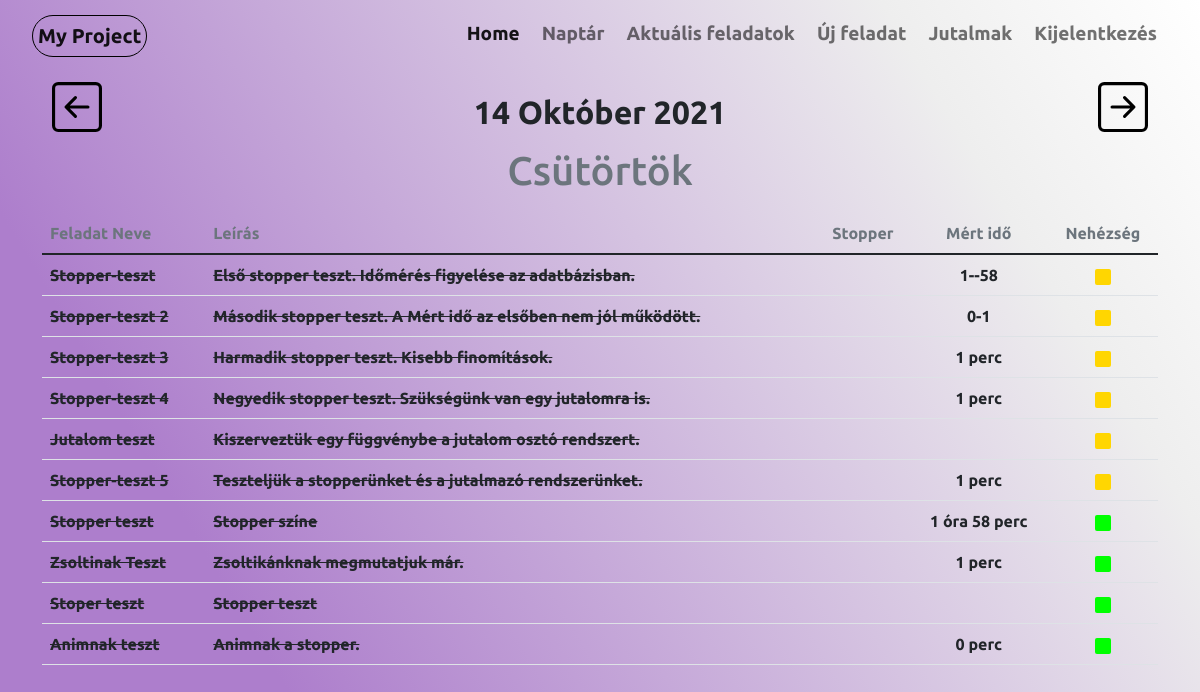
The app's page /day (signed in) with its own data.
### website/models.py (models this page shows, shortened)
class Tasks(db.Model):
    task_id = db.Column(db.Integer,primary_key=True)
    project_id = db.Column(db.Integer, db.ForeignKey('projects.project_id'))
    task_name = db.Column(db.String(60))
    status = db.Column(db.Boolean, default=False)
    task_time = db.Column(db.String(60))
    stoper = db.Column(db.Boolean, default=False)
    mert_ido = db.Column(db.String(60))
    difficulty = db.Column(db.String(60))
    description = db.Column(db.String(250))
    user_id = db.Column(db.Integer, db.ForeignKey('user.id'))

### website/views.py (the view)
@views.route("/day", methods=['GET','POST'])
@login_required
def day_view():
    with open('date.txt','r') as f:
        d = f.read().split('/')
        year = d[0]
        month = d[1]
        day = d[2]
        f.close()
    value= day1(int(year), int(month), int(day))
    print(value)
    user_task = db.session.query(Tasks).filter(Tasks.task_time == f"{year}-{month}-{day}"). \
        filter(Tasks.user_id == current_user.id).all()
    return render_template('day.html', user = current_user,value=value, month=month, tasks = user_task)

### website/__init__.py (called while the page is built)
def create_app():
    app = Flask(__name__)
    app.secret_key = secrets.token_urlsafe(16)
    app.config['SQLALCHEMY_DATABASE_URI'] = f'sqlite:///{DB_NAME}'
    db.init_app(app)
    from .views import views
    from .auth import auth
    app.register_blueprint(views)
    app.register_blueprint(auth)
    from .models import User
    login_manager = LoginManager()
    login_manager.login_view = 'auth.login'
    login_manager.init_app(app)
    @login_manager.user_loader
    def load_user(id):
        return User.query.get(int(id))
    create_database(app)
    return app

### website/date.py (called while the page is built)
def day1(year, month, day):
    try:
        day_name = calendar.weekday(year, month, day)
        return [day, months[month], year, days[day_name]]
    except Exception:
        return False

### website/templates/day.html (shortened to what this page needs)
{% extends "base.html"%}{% block title %}Nap{% endblock %}
{%block content%}
<div style="margin:15px 10px 10px 10px ;">
    <ul class="nav justify-content-between">
        <li class="nav-item">
            <a href="/last_day/{{ value.0 }}">
            </a>
        </li>
        <li class="nav-item">
            <div class="col">
                <h3 class="text-center">
                    <a class="nav-link link-dark fs-2" href="/{{ value.2 }}/{{ month }}">{{ value.0 }}  {{ value.1 }}  {{ value.2 }}</a>
                </h3>
                <h1 class="fs-1 text-secondary">
                    <div style="text-align: center;">{{ value.3 }}</div>
                </h1>
            </div>
        </li>
        <li class="nav-item">
            <a href="/next_day/{{ value.0 }}">
            </a>
        </li>
    </ul>
</div>
<table class="table  table-hover fs-6 fw-bold">
    <thread>
        <td class="fs-6 text-secondary">Feladat Neve</td>
        <td class="fs-6 text-secondary">Leírás</td>
        <td class="fs-6 text-secondary" style="text-align: center;">Stopper</td>
        <td class="fs-6 text-secondary" style="text-align: center;">Mért idő</td>
        <td class="fs-6 text-secondary" style="text-align: center;">Nehézség</td>
    </thread>
    <tbody>
        {%for task in tasks%}
            {%if task.status == True%}
                    <tr>
                        <td> {{task.task_name}}</td>
                        <td> {{task.description}}</td>
                        <td style="text-align: center;">
                            <a href="/stoper/{{ task.task_id }}">
                                {% if not task.stoper %}
                                <svg xmlns="http://www.w3.org/2000/svg" width="30" height="30" fill="#2EEF42" class="bi bi-play-circle-fill" viewBox="0 0 16 16">
                                    <path d="M16 8A8 8 0 1 1 0 8a8 8 0 0 1 16 0zM6.79 5.093A.5.5 0 0 0 6 5.5v5a.5.5 0 0 0 .79.407l3.5-2.5a.5.5 0 0 0 0-.814l-3.5-2.5z"/>
                                </svg>
                                {%else%}
                                <svg xmlns="http://www.w3.org/2000/svg" width="30" height="30" fill="#CC0000" class="bi bi-play-circle-fill" viewBox="0 0 16 16">
                                    <path d="M16 8A8 8 0 1 1 0 8a8 8 0 0 1 16 0zM6.79 5.093A.5.5 0 0 0 6 5.5v5a.5.5 0 0 0 .79.407l3.5-2.5a.5.5 0 0 0 0-.814l-3.5-2.5z"/>
                                </svg>
                                {%endif%}
                            </a>
                        </td>
                        <td></td>
                        <td style="text-align: center;">
                            {%if task.difficulty == "Könnyű"%}
                            <svg xmlns="http://www.w3.org/2000/svg" width="16" height="16" fill="#01ff01" class="bi bi-square-fill" viewBox="0 0 16 16">
                                <path d="M0 2a2 2 0 0 1 2-2h12a2 2 0 0 1 2 2v12a2 2 0 0 1-2 2H2a2 2 0 0 1-2-2V2z"/>
                            </svg>
                            {%elif task.difficulty == "Közepes"%}
                            <svg xmlns="http://www.w3.org/2000/svg" width="16" height="16" fill="#ffd601" class="bi bi-square-fill" viewBox="0 0 16 16">
                                <path d="M0 2a2 2 0 0 1 2-2h12a2 2 0 0 1 2 2v12a2 2 0 0 1-2 2H2a2 2 0 0 1-2-2V2z"/>
                            </svg>
                            {%else%}
                            <svg xmlns="http://www.w3.org/2000/svg" width="16" height="16" fill="#9b0101" class="bi bi-square-fill" viewBox="0 0 16 16">
                                <path d="M0 2a2 2 0 0 1 2-2h12a2 2 0 0 1 2 2v12a2 2 0 0 1-2 2H2a2 2 0 0 1-2-2V2z"/>
                            </svg>
                            {%endif%}
                        </td>
                {%else%}
                    <tr>
                        <td><del>{{task.task_name}}</del></td>
                        <td><del> {{task.description}} </del> </td>
                        <td></td>
                        {%if task.mert_ido != "0"%}
                        <td style="text-align: center;">{{task.mert_ido}}</td>
                        {%else%}
                        <td></td>
                        {%endif%}
                        <td style="text-align: center;">
                            {%if task.difficulty == "Könnyű"%}
                            <svg xmlns="http://www.w3.org/2000/svg" width="16" height="16" fill="#01ff01" class="bi bi-square-fill" viewBox="0 0 16 16">
                                <path d="M0 2a2 2 0 0 1 2-2h12a2 2 0 0 1 2 2v12a2 2 0 0 1-2 2H2a2 2 0 0 1-2-2V2z"/>
                            </svg>
                            {%elif task.difficulty == "Közepes"%}
                            <svg xmlns="http://www.w3.org/2000/svg" width="16" height="16" fill="#ffd601" class="bi bi-square-fill" viewBox="0 0 16 16">
                                <path d="M0 2a2 2 0 0 1 2-2h12a2 2 0 0 1 2 2v12a2 2 0 0 1-2 2H2a2 2 0 0 1-2-2V2z"/>
                            </svg>
                            {%else%}
                            <svg xmlns="http://www.w3.org/2000/svg" width="16" height="16" fill="#9b0101" class="bi bi-square-fill" viewBox="0 0 16 16">
                                <path d="M0 2a2 2 0 0 1 2-2h12a2 2 0 0 1 2 2v12a2 2 0 0 1-2 2H2a2 2 0 0 1-2-2V2z"/>
                            </svg>
                            {%endif%}
                        </td>
                    </tr>
                    {%endif%}
        {%endfor%}
    </tbody>
</table>
{%endblock%}

### website/static/style.css (style rules this page uses)
* { margin: 0; padding: 0; font-family: 'Ubuntu', sans-serif; }
body { background: linear-gradient(59deg, rgba(173,126,204,1) 21%, rgba(238,238,238,1) 81%, rgba(255,255,255,1) 100%); background-attachment: fixed; }
.nav-link { font-size: 19px; margin: 3px; font-weight: bold; }

### records on screen
Tasks: task_name "Stopper-teszt", description "Első stopper teszt. Időmérés figyelése az adatbázisban.", mert_ido "1--58"
Tasks: task_name "Stopper-teszt 2", description "Második stopper teszt. A Mért idő az elsőben nem jól működött.", mert_ido "0-1"
Tasks: task_name "Stopper-teszt 3", description "Harmadik stopper teszt. Kisebb finomítások.", mert_ido "1 perc"
Tasks: task_name "Stopper-teszt 4", description "Negyedik stopper teszt. Szükségünk van egy jutalomra is.", mert_ido "1 perc"
Tasks: task_name "Jutalom teszt", description "Kiszerveztük egy függvénybe a jutalom osztó rendszert.", mert_ido "0" (drawn)
Tasks: task_name "Stopper-teszt 5", description "Teszteljük a stopperünket és a jutalmazó rendszerünket.", mert_ido "1 perc"
Tasks: task_name "Stopper teszt", description "Stopper színe", mert_ido "1 óra 58 perc"
Tasks: task_name "Zsoltinak Teszt", description "Zsoltikánknak megmutatjuk már.", mert_ido "1 perc"
Tasks: task_name "Stoper teszt", description "Stopper teszt", mert_ido "0" (drawn)
Tasks: task_name "Animnak teszt", description "Animnak a stopper.", mert_ido "0 perc"

### other values on screen
{{ value.0 }} "14"
{{ value.1 }} "Október"
{{ value.2 }} "2021"
{{ value.3 }} "Csütörtök"
